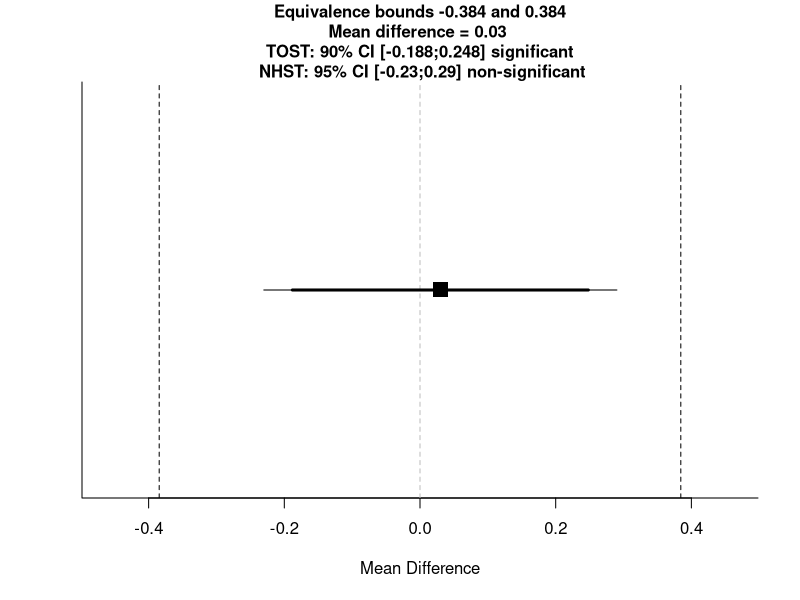
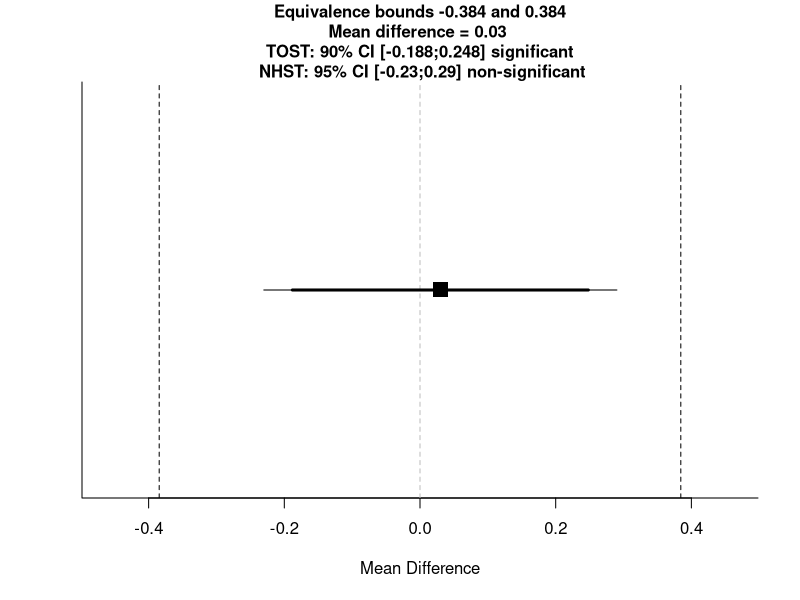
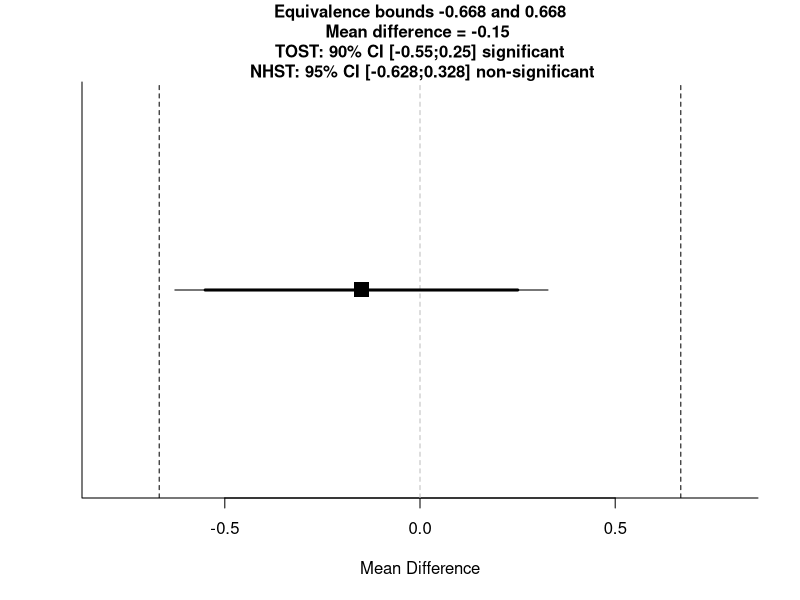
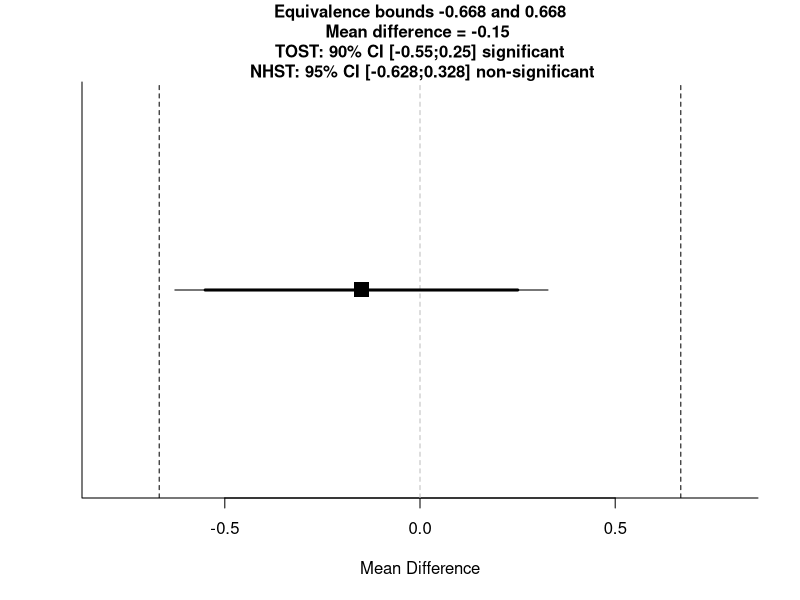
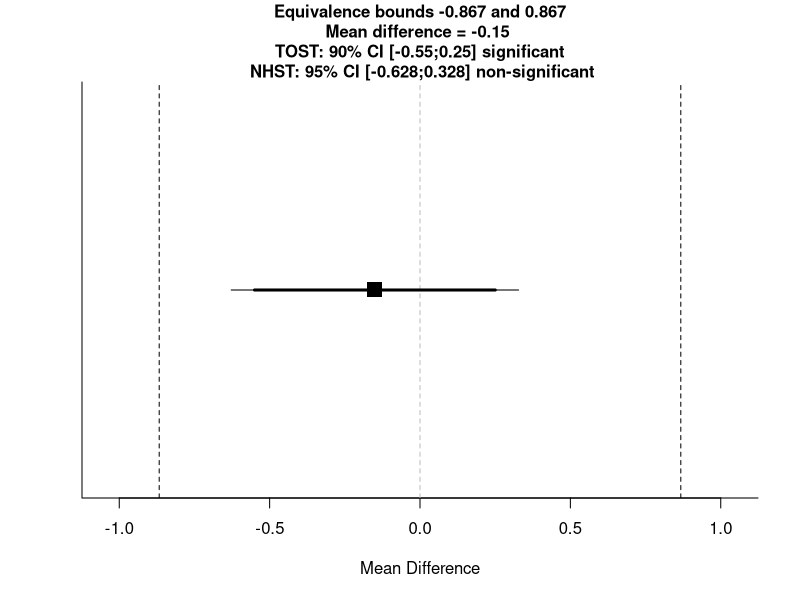
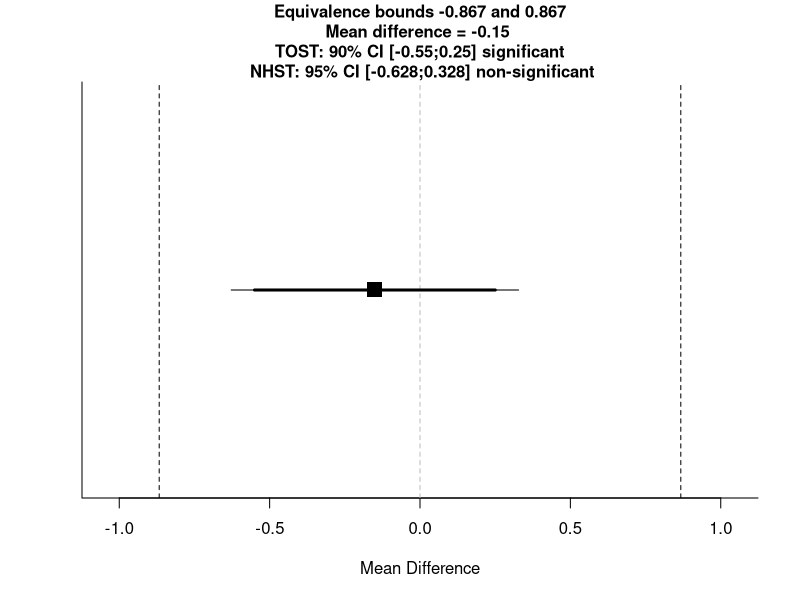
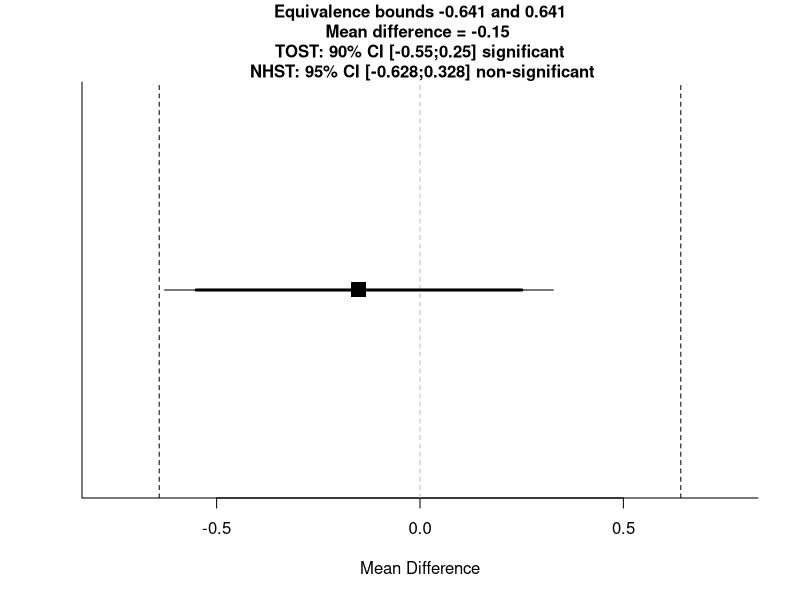
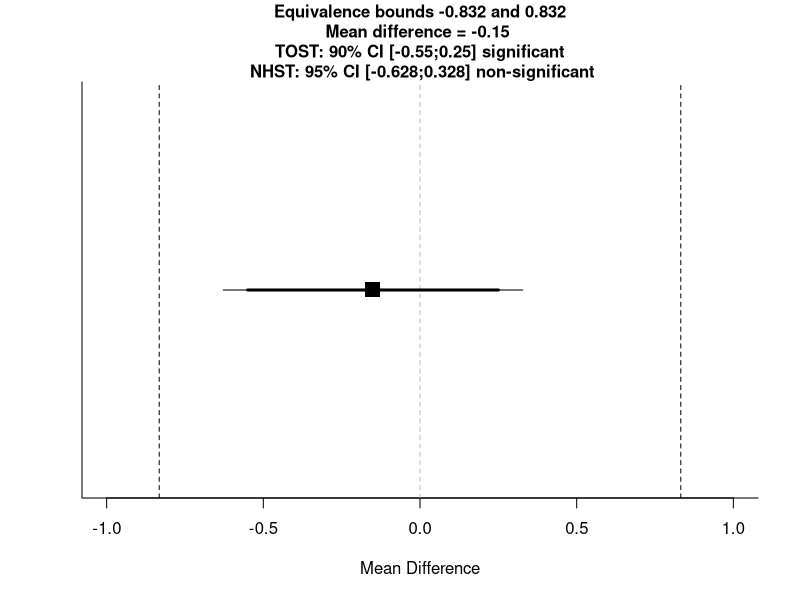

The R source for these figures, in order:
###==========================================================================###
################ Daniel: TOSTtwo + BFs from standardised effects ###############
###==========================================================================###

#' TOST function for an independent t-test (Cohen's d)
#' @param m1 mean of group 1
#' @param m2 mean of group 2
#' @param sd1 standard deviation of group 1
#' @param sd2 standard deviation of group 2
#' @param n1 sample size in group 1
#' @param n2 sample size in group 2
#' @param low_eqbound_d lower equivalence bounds (e.g., -0.5) expressed in standardized mean difference (Cohen's d)
#' @param high_eqbound_d upper equivalence bounds (e.g., 0.5) expressed in standardized mean difference (Cohen's d)
#' @param alpha alpha level (default = 0.05)
#' @param var.equal logical variable indicating whether equal variances assumption is assumed to be TRUE or FALSE.  Defaults to FALSE.
#' @return Returns TOST t-value 1, TOST p-value 1, TOST t-value 2, TOST p-value 2, degrees of freedom, low equivalence bound, high equivalence bound, low equivalence bound in Cohen's d, high equivalence bound in Cohen's d, Lower limit confidence interval TOST, Upper limit confidence interval TOST
#' @importFrom stats pnorm pt qnorm qt
#' @importFrom graphics abline plot points segments title
#' @examples
#' ## Eskine (2013) showed that participants who had been exposed to organic
#' ## food were substantially harsher in their moral judgments relative to
#' ## those exposed to control (d = 0.81, 95% CI: [0.19, 1.45]). A
#' ## replication by Moery & Calin-Jageman (2016, Study 2) did not observe
#' ## a significant effect (Control: n = 95, M = 5.25, SD = 0.95, Organic
#' ## Food: n = 89, M = 5.22, SD = 0.83). Following Simonsohn's (2015)
#' ## recommendation the equivalence bound was set to the effect size the
#' ## original study had 33% power to detect (with n = 21 in each condition,
#' ## this means the equivalence bound is d = 0.48, which equals a
#' ## difference of 0.384 on a 7-point scale given the sample sizes and a
#' ## pooled standard deviation of 0.894). Using a TOST equivalence test
#' ## with default alpha = 0.05, not assuming equal variances, and equivalence
#' ## bounds of d = -0.43 and d = 0.43 is significant, t(182) = -2.69,
#' ## p = 0.004. We can reject effects larger than d = 0.43.
#'
#' TOSTtwo(m1=5.25,m2=5.22,sd1=0.95,sd2=0.83,n1=95,n2=89,low_eqbound_d=-0.43,high_eqbound_d=0.43)
#' @section References:
#' Berger, R. L., & Hsu, J. C. (1996). Bioequivalence Trials, Intersection-Union Tests and Equivalence Confidence Sets. Statistical Science, 11(4), 283-302.
#'
#' Gruman, J. A., Cribbie, R. A., & Arpin-Cribbie, C. A. (2007). The effects of heteroscedasticity on tests of equivalence. Journal of Modern Applied Statistical Methods, 6(1), 133-140, formula for Welch's t-test on page 135
#' @export
#'

TOSTtwo<-function(m1,m2,sd1,sd2,n1,n2,low_eqbound_d, high_eqbound_d, alpha, var.equal, prior_dist, effect_prior, se_prior, df_prior){
  if(missing(alpha)) {
    alpha<-0.05
  }
  if(missing(var.equal)) {
    var.equal<-FALSE
  }
  if(var.equal==TRUE) {
    sdpooled<-sqrt((((n1 - 1)*(sd1^2)) + (n2 - 1)*(sd2^2))/((n1+n2)-2)) #calculate sd pooled
    low_eqbound<-low_eqbound_d*sdpooled
    high_eqbound<-high_eqbound_d*sdpooled
    degree_f<-n1+n2-2
    t1<-((m1-m2)-low_eqbound)/(sdpooled*sqrt(1/n1 + 1/n2))  #students t-test lower bound
    p1<-pt(t1, degree_f, lower.tail=FALSE)
    t2<-((m1-m2)-high_eqbound)/(sdpooled*sqrt(1/n1 + 1/n2)) #students t-test upper bound
    p2<-pt(t2, degree_f, lower.tail=TRUE)
    t<-(m1-m2)/(sdpooled*sqrt(1/n1 + 1/n2))
    pttest<-2*pt(-abs(t), df=degree_f)
    LL90<-(m1-m2)-qt(1-alpha, n1+n2-2)*(sdpooled*sqrt(1/n1 + 1/n2))
    UL90<-(m1-m2)+qt(1-alpha, n1+n2-2)*(sdpooled*sqrt(1/n1 + 1/n2))
    LL95<-(m1-m2)-qt(1-(alpha/2), n1+n2-2)*(sdpooled*sqrt(1/n1 + 1/n2))
    UL95<-(m1-m2)+qt(1-(alpha/2), n1+n2-2)*(sdpooled*sqrt(1/n1 + 1/n2))
  } else {
    sdpooled<-sqrt((sd1^2 + sd2^2)/2) #calculate sd root mean squared for Welch's t-test
    low_eqbound<-low_eqbound_d*sdpooled
    high_eqbound<-high_eqbound_d*sdpooled
    degree_f<-(sd1^2/n1+sd2^2/n2)^2/(((sd1^2/n1)^2/(n1-1))+((sd2^2/n2)^2/(n2-1))) #degrees of freedom for Welch's t-test
    t1<-((m1-m2)-low_eqbound)/sqrt(sd1^2/n1 + sd2^2/n2) #welch's t-test upper bound
    p1<-pt(t1, degree_f, lower.tail=FALSE) #p-value for Welch's TOST t-test
    t2<-((m1-m2)-high_eqbound)/sqrt(sd1^2/n1 + sd2^2/n2) #welch's t-test lower bound
    p2<-pt(t2, degree_f, lower.tail=TRUE) #p-value for Welch's TOST t-test
    t<-(m1-m2)/sqrt(sd1^2/n1 + sd2^2/n2) #welch's t-test NHST
    pttest<-2*pt(-abs(t), df=degree_f) #p-value for Welch's t-test
    LL90<-(m1-m2)-qt(1-alpha, degree_f)*sqrt(sd1^2/n1 + sd2^2/n2) #Lower limit for CI Welch's t-test
    UL90<-(m1-m2)+qt(1-alpha, degree_f)*sqrt(sd1^2/n1 + sd2^2/n2) #Upper limit for CI Welch's t-test
    LL95<-(m1-m2)-qt(1-(alpha/2), degree_f)*sqrt(sd1^2/n1 + sd2^2/n2) #Lower limit for CI Welch's t-test
    UL95<-(m1-m2)+qt(1-(alpha/2), degree_f)*sqrt(sd1^2/n1 + sd2^2/n2) #Upper limit for CI Welch's t-test
  }
  ptost<-max(p1,p2) #Get highest p-value for summary TOST result
  ttost<-ifelse(abs(t1) < abs(t2), t1, t2) #Get lowest t-value for summary TOST result
  dif<-(m1-m2)
  testoutcome<-ifelse(pttest<alpha,"significant","non-significant")
  TOSToutcome<-ifelse(ptost<alpha,"significant","non-significant")
  plot(NA, ylim=c(0,1), xlim=c(min(LL90,low_eqbound)-max(UL90-LL90, high_eqbound-low_eqbound)/10, max(UL90,high_eqbound)+max(UL90-LL90, high_eqbound-low_eqbound)/10), bty="l", yaxt="n", ylab="",xlab="Mean Difference")
  points(x=dif, y=0.5, pch=15, cex=2)
  abline(v=high_eqbound, lty=2)
  abline(v=low_eqbound, lty=2)
  abline(v=0, lty=2, col="grey")
  segments(LL90,0.5,UL90,0.5, lwd=3)
  segments(LL95,0.5,UL95,0.5, lwd=1)
  title(main=paste("Equivalence bounds ",round(low_eqbound,digits=3)," and ",round(high_eqbound,digits=3),"\nMean difference = ",round(dif,digits=3)," \n TOST: ", 100*(1-alpha*2),"% CI [",round(LL90,digits=3),";",round(UL90,digits=3),"] ", TOSToutcome," \n NHST: ", 100*(1-alpha),"% CI [",round(LL95,digits=3),";",round(UL95,digits=3),"] ", testoutcome,sep=""), cex.main=1)
  if(var.equal == TRUE) {
    message(cat("Using alpha = ",alpha," Student's t-test was ",testoutcome,", t(",degree_f,") = ",t,", p = ",pttest,sep=""))
    cat("\n")
    message(cat("Using alpha = ",alpha," the equivalence test based on Student's t-test was ",TOSToutcome,", t(",degree_f,") = ",ttost,", p = ",ptost,sep=""))
  } else {
    message(cat("Using alpha = ",alpha," Welch's t-test was ",testoutcome,", t(",degree_f,") = ",t,", p = ",pttest,sep=""))
    cat("\n")
    message(cat("Using alpha = ",alpha," the equivalence test based on Welch's t-test  was ",TOSToutcome,", t(",degree_f,") = ",ttost,", p = ",ptost,sep=""))
  }
  TOSTresults<-data.frame(t1,p1,t2,p2,degree_f)
  colnames(TOSTresults) <- c("t-value 1","p-value 1","t-value 2","p-value 2","df")
  bound_d_results<-data.frame(low_eqbound_d,high_eqbound_d)
  colnames(bound_d_results) <- c("low bound d","high bound d")
  bound_results<-data.frame(low_eqbound,high_eqbound)
  colnames(bound_results) <- c("low bound raw","high bound raw")
  CIresults<-data.frame(LL90,UL90)
  colnames(CIresults) <- c(paste("Lower Limit ",100*(1-alpha*2),"% CI raw",sep=""),paste("Upper Limit ",100*(1-alpha*2),"% CI raw",sep=""))
  cat("TOST results:\n")
  print(TOSTresults)
  cat("\n")
  cat("Equivalence bounds (Cohen's d):\n")
  print(bound_d_results)
  cat("\n")
  cat("Equivalence bounds (raw scores):\n")
  print(bound_results)
  cat("\n")
  cat("TOST confidence interval:\n")
  print(CIresults)
  #below added BF calc
  bayes<-TRUE #expect to povide bayes
  if(missing(effect_prior)) {
    bayes<-FALSE #if no prior effect size is provided, BF not calculated
  }
  if(bayes==TRUE) {
    if(prior_dist=="normal") {
      if(missing(se_prior)) {
        se_prior<-effect_prior/2 #if not specified otherwise, default SE is effect/2
      }
    }
    if(prior_dist=="halfnormal") {
      if(missing(se_prior)) {
        se_prior<-effect_prior #if not specified otherwise, default SE is effect
        effect_prior<-0 #halfnormal is centered on 0
      }
    }
  }
  if(missing(df_prior)) {
    df_prior<-100000 #if not specified otherwise, default df = 100000 (practically normal)
  }
  theta <- effect_prior - 10 * se_prior
  incr <- se_prior / 200
  theta=seq(from = effect_prior - 10 * se_prior, by = incr, length = 4001)
  dist_theta <- dt(x = (theta-effect_prior)/se_prior, df=df_prior)
  if(prior_dist=="halfnormal"){
    dist_theta[theta <= 0] = 0
  }
  dist_theta_alt = dist_theta/sum(dist_theta)
  likelihood <- dt((abs(dif)-theta)/(abs(dif)/abs(t)), df = degree_f) #use abs(dif) - can be set to d
  likelihood_alt = likelihood/sum(likelihood)
  height <- dist_theta * likelihood
  area <- sum(height * incr)
  normarea <- sum(dist_theta * incr)
  height_alt = dist_theta_alt * likelihood_alt
  height_alt = height_alt/sum(height_alt)
  LikelihoodTheory <- area/normarea
  LikelihoodNull <- dt(abs(dif)/(abs(dif)/abs(t)), df = degree_f)
  BayesFactor <- round(LikelihoodTheory / LikelihoodNull, 2)
  bayes_results <- data.frame(BayesFactor, LikelihoodTheory, LikelihoodNull)
  colnames(bayes_results) <- c("Bayes Factor","Likelihood (alternative)","Likelihood (null)")
  cat("Bayes Results:\n")
  print(bayes_results)
  cat("\n")
  invisible(list(TOST_t1=t1,TOST_p1=p1,TOST_t2=t2,TOST_p2=p2, TOST_df=degree_f,alpha=alpha,low_eqbound=low_eqbound,high_eqbound=high_eqbound,low_eqbound_d=low_eqbound_d,high_eqbound_d=high_eqbound_d, LL_CI_TOST=LL90,UL_CI_TOST=UL90,bf=BayesFactor, ll_theory=LikelihoodTheory, ll_null=LikelihoodNull))
}

TOSTtwo(m1=5.25,m2=5.22,sd1=0.95,sd2=0.83,n1=95,n2=89,low_eqbound_d=-0.43,high_eqbound_d=0.43, var.equal=TRUE, prior_dist = "halfnormal", effect_prior = 0.5)
TOSTtwo(m1=5.25,m2=5.22,sd1=0.95,sd2=0.83,n1=95,n2=89,low_eqbound_d=-0.43,high_eqbound_d=0.43, var.equal=TRUE, prior_dist = "normal", effect_prior = 0.5)

###==========================================================================###
############### Neil McLatchie: TOSTtwo + BFs from *raw* effects ###############
###==========================================================================###

TOSTtwo.raw.nm<-function(m1,m2,sd1,sd2,n1,n2,low_eqbound, high_eqbound, alpha, var.equal, prior_dist, effect_prior, se_prior, df_prior)
{
  if(missing(alpha)) {
    alpha<-0.05
  }
  if(missing(var.equal)) {
    var.equal<-FALSE
  }
  if(var.equal==TRUE) {
    sdpooled<-sqrt((((n1 - 1)*(sd1^2)) + (n2 - 1)*(sd2^2))/((n1+n2)-2)) #calculate sd pooled
    t1<-((m1-m2)-low_eqbound)/(sdpooled*sqrt(1/n1 + 1/n2))
    degree_f<-n1+n2-2
    p1<-pt(t1, degree_f, lower.tail=FALSE)
    t2<-((m1-m2)-high_eqbound)/(sdpooled*sqrt(1/n1 + 1/n2))
    p2<-pt(t2, degree_f, lower.tail=TRUE)
    LL90<-(m1-m2)-qt(1-alpha, degree_f)*(sdpooled*sqrt(1/n1 + 1/n2))
    UL90<-(m1-m2)+qt(1-alpha, degree_f)*(sdpooled*sqrt(1/n1 + 1/n2))
    LL95<-(m1-m2)-qt(1-(alpha/2), degree_f)*(sdpooled*sqrt(1/n1 + 1/n2))
    UL95<-(m1-m2)+qt(1-(alpha/2), degree_f)*(sdpooled*sqrt(1/n1 + 1/n2))
    t<-(m1-m2)/(sdpooled*sqrt(1/n1 + 1/n2))
    pttest<-2*pt(-abs(t), df=degree_f)
  } else {
    sdpooled<-sqrt((sd1^2 + sd2^2)/2) #calculate sd root mean squared for Welch's t-test
    t1<-((m1-m2)-low_eqbound)/sqrt(sd1^2/n1 + sd2^2/n2) #welch's t-test lower bound
    degree_f<-(sd1^2/n1+sd2^2/n2)^2/(((sd1^2/n1)^2/(n1-1))+((sd2^2/n2)^2/(n2-1))) #degrees of freedom for Welch's t-test
    p1<-pt(t1, degree_f, lower.tail=FALSE) #p-value for Welch's TOST t-test
    t2<-((m1-m2)-high_eqbound)/sqrt(sd1^2/n1 + sd2^2/n2) #welch's t-test upper bound
    p2<-pt(t2, degree_f, lower.tail=TRUE) #p-value for Welch's TOST t-test
    t<-(m1-m2)/sqrt(sd1^2/n1 + sd2^2/n2) #welch's t-test NHST
    pttest<-2*pt(-abs(t), df=degree_f) #p-value for Welch's t-test
    LL90<-(m1-m2)-qt(1-alpha, degree_f)*sqrt(sd1^2/n1 + sd2^2/n2) #Lower limit for CI Welch's t-test
    UL90<-(m1-m2)+qt(1-alpha, degree_f)*sqrt(sd1^2/n1 + sd2^2/n2) #Upper limit for CI Welch's t-test
    LL95<-(m1-m2)-qt(1-(alpha/2), degree_f)*sqrt(sd1^2/n1 + sd2^2/n2) #Lower limit for CI Welch's t-test
    UL95<-(m1-m2)+qt(1-(alpha/2), degree_f)*sqrt(sd1^2/n1 + sd2^2/n2) #Upper limit for CI Welch's t-test
  }
  ptost<-max(p1,p2) #Get highest p-value for summary TOST result
  ttost<-ifelse(abs(t1) < abs(t2), t1, t2) #Get lowest t-value for summary TOST result
  dif<-(m1-m2)
  testoutcome<-ifelse(pttest<alpha,"significant","non-significant")
  TOSToutcome<-ifelse(ptost<alpha,"significant","non-significant")
  plot(NA, ylim=c(0,1), xlim=c(min(LL90,low_eqbound)-max(UL90-LL90, high_eqbound-low_eqbound)/10, max(UL90,high_eqbound)+max(UL90-LL90, high_eqbound-low_eqbound)/10), bty="l", yaxt="n", ylab="",xlab="Mean Difference")
  points(x=dif, y=0.5, pch=15, cex=2)
  abline(v=high_eqbound, lty=2)
  abline(v=low_eqbound, lty=2)
  abline(v=0, lty=2, col="grey")
  segments(LL90,0.5,UL90,0.5, lwd=3)
  segments(LL95,0.5,UL95,0.5, lwd=1)
  title(main=paste("Equivalence bounds ",round(low_eqbound,digits=3)," and ",round(high_eqbound,digits=3),"\nMean difference = ",round(dif,digits=3)," \n TOST: ", 100*(1-alpha*2),"% CI [",round(LL90,digits=3),";",round(UL90,digits=3),"] ", TOSToutcome," \n NHST: ", 100*(1-alpha),"% CI [",round(LL95,digits=3),";",round(UL95,digits=3),"] ", testoutcome,sep=""), cex.main=1)
  if(var.equal == TRUE) {
    message(cat("Using alpha = ",alpha," Student's t-test was ",testoutcome,", t(",degree_f,") = ",t,", p = ",pttest,sep=""))
    cat("\n")
    message(cat("Using alpha = ",alpha," the equivalence test based on Student's t-test was ",TOSToutcome,", t(",degree_f,") = ",ttost,", p = ",ptost,sep=""))
  } else {
    message(cat("Using alpha = ",alpha," Welch's t-test was ",testoutcome,", t(",degree_f,") = ",t,", p = ",pttest,sep=""))
    cat("\n")
    message(cat("Using alpha = ",alpha," the equivalence test based on Welch's t-test  was ",TOSToutcome,", t(",degree_f,") = ",ttost,", p = ",ptost,sep=""))
  }
  TOSTresults<-data.frame(t1,p1,t2,p2,degree_f)
  colnames(TOSTresults) <- c("t-value 1","p-value 1","t-value 2","p-value 2","df")
  bound_results<-data.frame(low_eqbound,high_eqbound)
  colnames(bound_results) <- c("low bound raw","high bound raw")
  CIresults<-data.frame(LL90,UL90)
  colnames(CIresults) <- c(paste("Lower Limit ",100*(1-alpha*2),"% CI raw",sep=""),paste("Upper Limit ",100*(1-alpha*2),"% CI raw",sep=""))
  cat("TOST results:\n")
  print(TOSTresults)
  cat("\n")
  cat("Equivalence bounds (raw scores):\n")
  print(bound_results)
  cat("\n")
  cat("TOST confidence interval:\n")
  print(CIresults)
  #below added BF calc
  bayes<-TRUE #expect to provide bayes
  if(missing(effect_prior)) {
    bayes<-FALSE #if no prior effect size is provided, BF not calculated
  }
  if(bayes==TRUE) {
    if(prior_dist=="normal") {
      if(missing(se_prior)) {
        se_prior<-effect_prior/2 #if not specified otherwise, default SE is effect/2
      }
    }
    if(prior_dist=="halfnormal") {
      if(missing(se_prior)) {
        se_prior<-effect_prior #if not specified otherwise, default SE is effect
        effect_prior<-0 #halfnormal is centered on 0
      } }
    if(prior_dist=="cauchy") {
      df_prior<-1
      {
        if(missing(se_prior)) 
        {df_prior<-1
        se_prior<-effect_prior/2} #if not specified otherwise, default SE is effect
      }}
    if(prior_dist=="halfcauchy") {
      {df_prior<-1}
      if(missing(se_prior)) {
        df_prior<-1
        se_prior<-effect_prior #if not specified otherwise, default SE is effect
        effect_prior<-0 #halfcauchy is centered on 0
      }}
    
    if(missing(df_prior)) {
      df_prior<-1000 #if not specified otherwise, default df = 100000 (practically normal)
    }
    theta <- effect_prior - 10 * se_prior
    incr <- se_prior / 200
    theta=seq(from = effect_prior - 10 * se_prior, by = incr, length = 4001)
    dist_theta <- dt(x = (theta-effect_prior)/se_prior, df=df_prior)
    if(prior_dist=="halfnormal"){
      dist_theta[theta <= 0] = 0
    }
    if(prior_dist=="halfcauchy"){
      dist_theta[theta <= 0] = 0
    }
    dist_theta_alt = dist_theta/sum(dist_theta)
    likelihood <- dt((abs(dif)-theta)/(abs(dif)/abs(t)), df = degree_f) #use abs(dif) - can be set to d
    likelihood_alt = likelihood/sum(likelihood)
    height <- dist_theta * likelihood
    area <- sum(height * incr)
    normarea <- sum(dist_theta * incr)
    height_alt = dist_theta_alt * likelihood_alt
    height_alt = height_alt/sum(height_alt)
    LikelihoodTheory <- area/normarea
    LikelihoodNull <- dt(abs(dif)/(abs(dif)/abs(t)), df = degree_f)
    BayesFactor <- round(LikelihoodTheory / LikelihoodNull, 2)
    bayes_results <- data.frame(BayesFactor, LikelihoodTheory, LikelihoodNull)
    colnames(bayes_results) <- c("Bayes Factor","Likelihood (alternative)","Likelihood (null)")
    cat("Bayes Results:\n")
    print(bayes_results)
    cat("\n")
    invisible(list(TOST_t1=t1,TOST_p1=p1,TOST_t2=t2,TOST_p2=p2, TOST_df=degree_f,alpha=alpha,low_eqbound=low_eqbound,high_eqbound=high_eqbound,low_eqbound=low_eqbound,high_eqbound=high_eqbound, LL_CI_TOST=LL90,UL_CI_TOST=UL90,bf=BayesFactor, ll_theory=LikelihoodTheory, ll_null=LikelihoodNull))
    
  }}

###==========================================================================###

library(pwr)

###==========================================================================###
###==========================================================================###
###==========================================================================###


### Transfer examples from Dienes & McLatchie (2017)

## example 5: Johnson et al.
# original study: Schnall, Benton, & Harvey (2008)
orig.m1 <- 4.62
orig.sd1 <- 1.53
orig.m2 <- 5.73
orig.sd2 <- 1.28
orig.n1 <- 21
orig.n2 <- 22
orig.raw <- abs(orig.m2-orig.m1)
orig.sdpooled <- sqrt(((orig.n1-1)*orig.sd1^2 + (orig.n2-1)*orig.sd2^2)/(orig.n1+orig.n2-2))
orig.se <- sqrt((orig.sd1^2/orig.n1)+(orig.sd2^2/orig.n2)) #standard error of *differences*
orig.df <- orig.n1+orig.n2-2

# replication study: Johnson, Cheung, & Donnellan (2014)
rep.m1 <- 5.97
rep.sd1 <- 1.34
rep.m2 <- 6.12
rep.sd2 <- 1.36
rep.d <- -0.11
rep.n1 <- 58
rep.n2 <- 68
rep.raw <- abs(rep.m1-rep.m2)
rep.sdpooled <- sqrt(((rep.n1-1)*rep.sd1^2 + (rep.n2-1)*rep.sd2^2)/(rep.n1+rep.n2-2))
rep.se <- sqrt((rep.sd1^2/rep.n1)+(rep.sd2^2/rep.n2)) #standard error of *differences*
rep.df <- rep.n1 + rep.n2 -2

# Calculate critical d: smallest d orig. study had the power to detect
t.crit = qt(1-.05/2, (orig.n1+orig.n2)-2)
d.crit = t.crit*sqrt((1/orig.n1) + 1/(orig.n2))
raw.crit <- d.crit * orig.sdpooled # smallest raw effect orig. study could detect

# Small telescopes: Calculate d for which orig. study had 33% power
power <- pwr.t2n.test(n1 = orig.n1, n2 = orig.n2, d = NULL, sig.level = 0.05, power = 0.33, alternative = "two.sided")
d.33 <- power$d
raw.33 <- d.33 * orig.sdpooled # raw effect for which orig. had 33% power


#### TOST & BF (re-)calculations 1: raw effects, using Neil's TOSTtwo.raw.nm

##Johnson.1.1.1## TOST: small telescopes; BF: halfnormal
# Dienes: BF = 0.37 --> successfully replicated
Johnson.1.1.1 <- TOSTtwo.raw.nm(m1=rep.m1, 
                                m2=rep.m2, 
                                sd1=rep.sd1, 
                                sd2 = rep.sd2, 
                                n1 = rep.n1, 
                                n2=rep.n2, 
                                low_eqbound = -raw.33, 
                                high_eqbound = raw.33, 
                                var.equal = TRUE, 
                                prior_dist = "halfnormal", 
                                effect_prior = orig.raw)

##Johnson.1.1.2## TOST: small telescopes; BF: normal (meaning a t-distribution given df from original study)
# Dienes: BF = 0.09 --> successfully replicated
Johnson.1.1.2 <- TOSTtwo.raw.nm(m1=rep.m1, 
                                m2=rep.m2, 
                                sd1=rep.sd1, 
                                sd2 = rep.sd2, 
                                n1 = rep.n1, 
                                n2=rep.n2, 
                                low_eqbound = -raw.33, 
                                high_eqbound = raw.33, 
                                var.equal = TRUE, 
                                prior_dist = "normal", 
                                effect_prior = orig.raw, 
                                se_prior = orig.se, 
                                df_prior = orig.df)


##Johnson.1.2.1## TOST: critical effect; BF: halfnormal
# Dienes: BF = 0.37 --> successfully replicated
Johnson.1.2.1 <- TOSTtwo.raw.nm(m1=rep.m1, 
                                m2=rep.m2, 
                                sd1=rep.sd1, 
                                sd2 = rep.sd2, 
                                n1 = rep.n1, 
                                n2=rep.n2,
                                low_eqbound = -raw.crit, 
                                high_eqbound = raw.crit, 
                                var.equal = TRUE, 
                                prior_dist = "halfnormal", 
                                effect_prior = orig.raw)

##Johnson.1.2.2## TOST: critical effect; BF: normal (meaning a t-distribution given df from original study)
## Dienes: BF = 0.09 --> successfully replicated
Johnson.1.2.2 <- TOSTtwo.raw.nm(m1=rep.m1, 
                                m2=rep.m2, 
                                sd1=rep.sd1, 
                                sd2 = rep.sd2, 
                                n1 = rep.n1, 
                                n2=rep.n2,
                                low_eqbound = -raw.crit, 
                                high_eqbound = raw.crit, 
                                var.equal = TRUE, 
                                prior_dist = "normal", 
                                effect_prior = orig.raw,
                                se_prior = orig.se, 
                                df_prior = orig.df)


#### TOST & BF (re-)calculations 2: standardised effects, using Daniel's TOSTtwo

##Johnson.2.1## TOST: small telescopes; BF: halfnormal
# Dienes: BF = 0.37 --> successfully replicated
Johnson.2.1 <- TOSTtwo(m1=rep.m1, 
                       m2=rep.m2, 
                       sd1=rep.sd1, 
                       sd2 = rep.sd2, 
                       n1 = rep.n1, 
                       n2=rep.n2, 
                       low_eqbound_d = -d.33, 
                       high_eqbound_d = d.33, 
                       var.equal = TRUE, 
                       prior_dist = "halfnormal", 
                       effect_prior = orig.raw)


##Johnson.2.2## TOST: critical effect; BF: halfnormal
# Dienes: BF = 0.37 --> successfully replicated
Johnson.2.2 <- TOSTtwo(m1=rep.m1, 
                       m2=rep.m2, 
                       sd1=rep.sd1, 
                       sd2 = rep.sd2, 
                       n1 = rep.n1, 
                       n2=rep.n2,
                       low_eqbound = -d.crit, 
                       high_eqbound = d.crit, 
                       var.equal = TRUE, 
                       prior_dist = "halfnormal", 
                       effect_prior = orig.raw)
